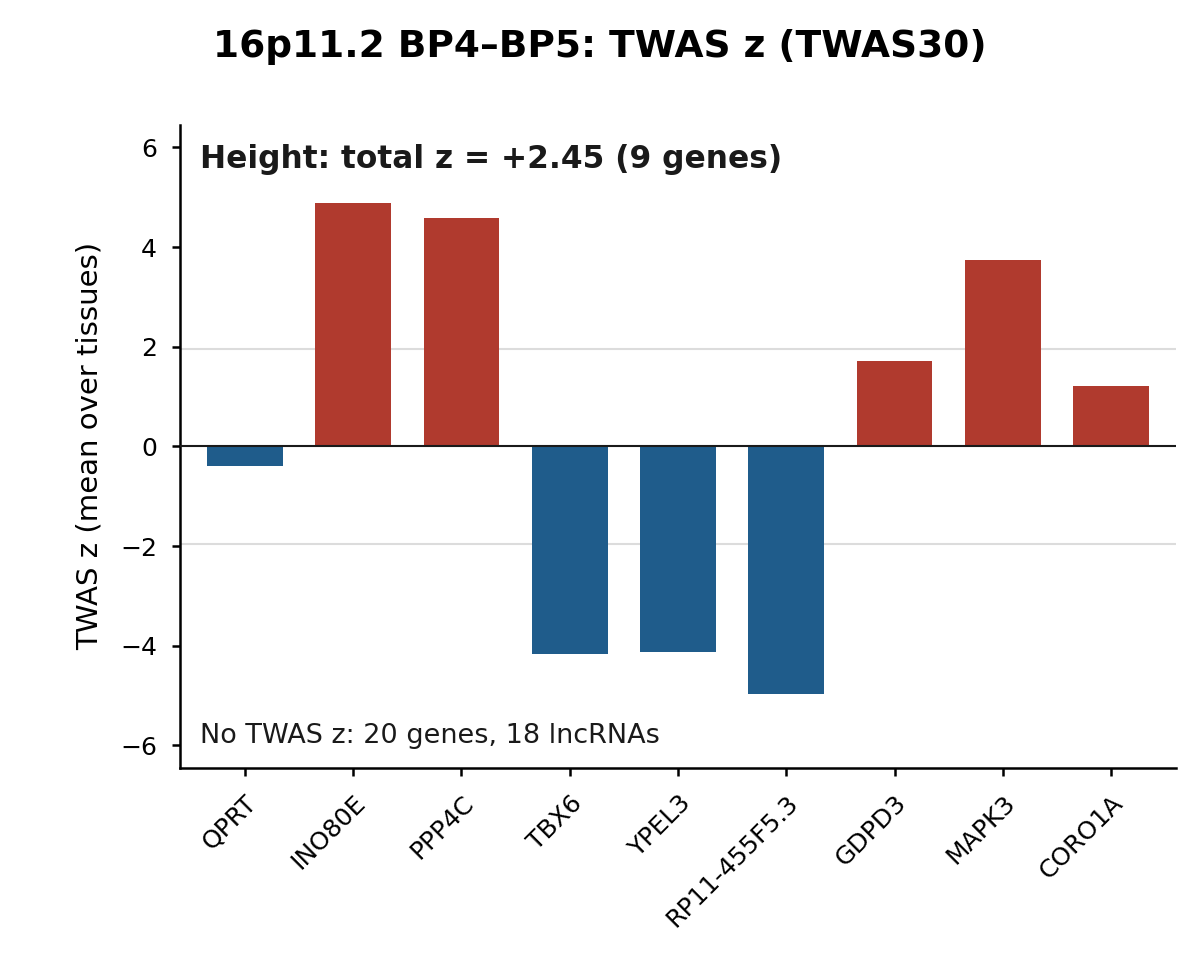

Write the Python code that produced this figure.
# TWAS z (TWAS30, mean over tissues) for 16p11.2 BP4-BP5, height only (MS 2026-11-08).
# Shows only genes with a TWAS model, over the same contiguous span used for the TWAS dosage panel (twas_dosage_panel_stats.py):
# every TWAS-modelled gene on chr16 from QPRT to CORO1A, ordered by TxS. This includes RP11-455F5.3 (lncRNA, not in the CNV gene list),
# so the total matches summed_twas_z in twas_dosage_panel.csv (+2.45). lncRNAs are kept.
# Count of CNV-list genes with no TWAS model (cnv_genes_annotated.csv, 46 genes) is printed on the plot, split into lncRNAs
# (AC... clone IDs, *-AS1) and other genes.
# Outputs: fig_16p11.2_BP4_BP5_twas_z.{png,pdf}, 16p11.2_BP4_BP5_twas_z.csv
import os, numpy as np, pandas as pd, matplotlib
matplotlib.use("Agg"); import matplotlib.pyplot as plt
HERE = os.path.dirname(os.path.abspath(__file__)); CONC = os.path.dirname(HERE); ROOT = os.path.dirname(os.path.dirname(CONC))
cnv = pd.read_csv(ROOT + "/pathway_analysis/Final/cnv_genes_annotated.csv"); cnv = cnv[cnv.CNV_ID == "16p11.2_BP4_BP5"].Gene
tw = pd.read_csv(f"{CONC}/twas30/height.txt", sep=r"\s+")
tw = tw[tw.CHR.astype(str).str.replace("chr", "") == "16"]
g = tw.groupby("GENE").agg(TxS=("TxS", "min"), z_height=("TWAS.Z", "mean"), n_tissues=("TWAS.Z", "size")).reset_index().rename(columns={"GENE": "Gene"})
listed = g[g.Gene.isin(cnv)]
g = g[g.TxS.between(listed.TxS.min(), listed.TxS.max())].sort_values("TxS").reset_index(drop=True)
g["in_cnv_gene_list"] = g.Gene.isin(cnv)
g.to_csv(HERE + "/16p11.2_BP4_BP5_twas_z.csv", index=False)
none = cnv[~cnv.isin(g.Gene)]; is_lnc = none.str.match(r"^AC\d+\.\d+$") | none.str.endswith("-AS1")
n_lnc, n_oth = int(is_lnc.sum()), int((~is_lnc).sum())

INK = '#1a1a1a'; LIGHT = '#dcdcdc'; UP = '#b03a2e'; DN = '#1f5c8b'
plt.rcParams.update({"font.family": "DejaVu Sans", "axes.linewidth": .6, "xtick.major.width": .6, "ytick.major.width": .6})
fig, ax = plt.subplots(figsize=(4, 3.2)); fig.subplots_adjust(left=.15, right=.98, top=.87, bottom=.2)
x = np.arange(len(g)); z = g.z_height.values; tot, mean = z.sum(), z.mean()
ylim = max(3, np.abs(z).max() * 1.3)
ax.bar(x, z, width=.7, color=np.where(z > 0, UP, DN), zorder=3)
ax.axhline(0, color=INK, lw=.5, zorder=4)
for v in (1.96, -1.96): ax.axhline(v, color=LIGHT, lw=.5, zorder=1)
ax.text(.02, .97, f"Height: total z = {tot:+.2f} ({len(g)} genes)", transform=ax.transAxes, size=7.5, weight="bold", va="top", color=INK)
ax.text(.02, .03, f"No TWAS z: {n_oth} genes, {n_lnc} lncRNAs", transform=ax.transAxes, size=6.5, va="bottom", color=INK)
ax.set_ylim(-ylim, ylim); ax.set_xlim(-.6, len(g) - .4); ax.set_ylabel("TWAS z (mean over tissues)", size=7)
ax.tick_params(labelsize=6, length=2); ax.spines[["top", "right"]].set_visible(False)
ax.set_xticks(x); ax.set_xticklabels(g.Gene, rotation=45, ha="right", rotation_mode="anchor", size=6)
fig.suptitle("16p11.2 BP4–BP5: TWAS z (TWAS30)", size=9, weight="bold", y=.97)
print(g.to_string()); print("total", round(tot, 3), "| no TWAS:", n_oth, "genes", n_lnc, "lncRNAs")
fig.savefig(HERE + "/fig_16p11.2_BP4_BP5_twas_z.png", dpi=300); fig.savefig(HERE + "/fig_16p11.2_BP4_BP5_twas_z.pdf")
